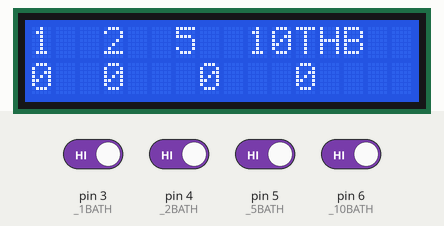
Recording of a sketch running on a simulated Arduino Uno, built with avr-gcc and run on an emulated ATmega328P. Shown: 16×2 character LCD. The test bench sets the inputs (shaded band); at power-on: pin 3 (_1BATH), pin 4 (_2BATH), pin 5 (_5BATH), pin 6 (_10BATH) HIGH.

Above: at 3.2 s.
3.3 s: pin 3 (_1BATH) driven LOW
At 4.5 s:
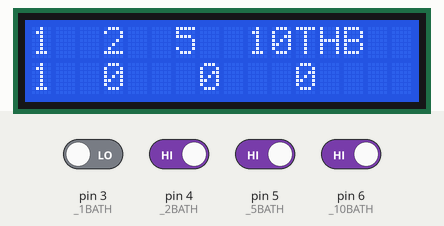
4.8 s: pin 4 (_2BATH) driven LOW
At 6.0 s:
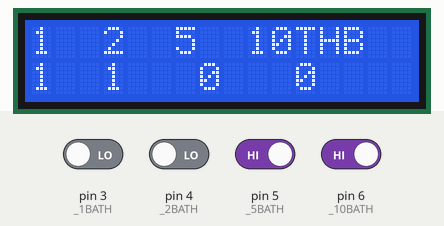
6.3 s: pin 5 (_5BATH) driven LOW
At 7.0 s:
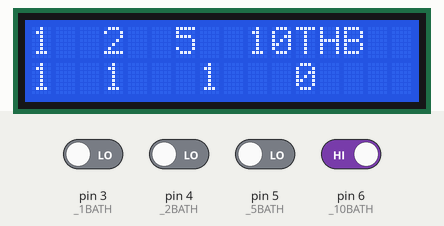
7.8 s: pin 6 (_10BATH) driven LOW
At 8.3 s:
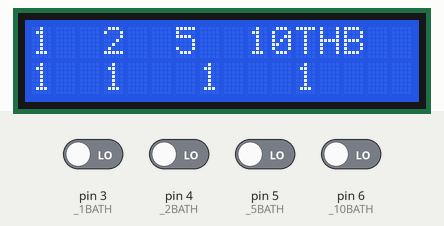
Timing chart, 0 to 10.3 s (numbered marks = the images above; inputs shaded):
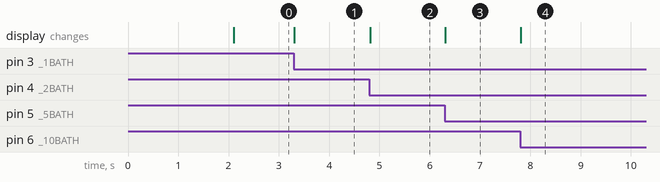

Measured:
- after the input at 3.3 s, the display: changes at once (image 1)
- after the input at 4.8 s, the display: changes at once (image 2)
- after the input at 6.3 s, the display: changes at once (image 3)
- after the input at 7.8 s, the display: changes at once (image 4)

The sketch:

coin_th.ino
```cpp
#include <LiquidCrystal_I2C.h>
LiquidCrystal_I2C lcd(0x27, 16, 2); // set the LCD address to 0x27 for a 16 chars and 2 line display

#define _1BATH  3
#define _2BATH 4
#define _5BATH 5
#define _10BATH 6
#define PIEZO  8

int count_1BATH  = 0;
int count_2BATH = 0;
int count_5BATH = 0;
int count_10BATH = 0;

int curr_state_1BATH = HIGH;
int prev_state_1BATH = HIGH;
int curr_state_2BATH = HIGH;
int prev_state_2BATH = HIGH;
int curr_state_5BATH = HIGH;
int prev_state_5BATH = HIGH;
int curr_state_10BATH = HIGH;
int prev_state_10BATH = HIGH;

void intro() {
lcd.setCursor(2, 0);
lcd.print("COIN SORTING");
delay(2000);
lcd.clear();
}

void setup() {
lcd.init();
lcd.backlight();
intro();
lcd.setCursor(0, 0);
lcd.print("1  2  5  10THB");
}

void loop() {
lcd.setCursor(0, 1);
lcd.print(count_1BATH);
lcd.setCursor(3, 1);
lcd.print(count_2BATH);
lcd.setCursor(7, 1);
lcd.print(count_5BATH);
lcd.setCursor(11, 1);
lcd.print(count_10BATH);

curr_state_1BATH = digitalRead(_1BATH);
curr_state_2BATH = digitalRead(_2BATH);
curr_state_5BATH = digitalRead(_5BATH);
curr_state_10BATH = digitalRead(_10BATH);

if (curr_state_1BATH == LOW && prev_state_1BATH == HIGH) {
 count_1BATH++;
}
if (curr_state_2BATH == LOW && prev_state_2BATH == HIGH) {
 count_2BATH++;
}
if (curr_state_5BATH == LOW && prev_state_5BATH == HIGH) {
 count_5BATH++;
}
if (curr_state_10BATH == LOW && prev_state_10BATH == HIGH) {
 count_10BATH++;
}

prev_state_1BATH = curr_state_1BATH;
prev_state_2BATH = curr_state_2BATH;
prev_state_5BATH = curr_state_5BATH;
prev_state_10BATH = curr_state_10BATH;
}
```
